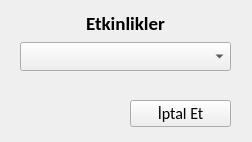
<?xml version="1.0" encoding="UTF-8"?>
<ui version="4.0">
 <class>Form</class>
 <widget class="QWidget" name="Form">
  <property name="geometry">
   <rect>
    <x>0</x>
    <y>0</y>
    <width>252</width>
    <height>142</height>
   </rect>
  </property>
  <property name="windowTitle">
   <string>İptal Et</string>
  </property>
  <widget class="QWidget" name="verticalLayoutWidget">
   <property name="geometry">
    <rect>
     <x>20</x>
     <y>10</y>
     <width>211</width>
     <height>61</height>
    </rect>
   </property>
   <layout class="QVBoxLayout" name="verticalLayout">
    <item>
     <widget class="QLabel" name="label">
      <property name="font">
       <font>
        <family>Calibri</family>
        <pointsize>14</pointsize>
        <weight>75</weight>
        <bold>true</bold>
       </font>
      </property>
      <property name="text">
       <string>Etkinlikler</string>
      </property>
      <property name="alignment">
       <set>Qt::AlignCenter</set>
      </property>
     </widget>
    </item>
    <item>
     <widget class="QComboBox" name="etkinlikBox">
      <property name="font">
       <font>
        <family>Calibri</family>
        <pointsize>12</pointsize>
       </font>
      </property>
     </widget>
    </item>
   </layout>
  </widget>
  <widget class="QPushButton" name="iptalButon">
   <property name="geometry">
    <rect>
     <x>130</x>
     <y>100</y>
     <width>101</width>
     <height>27</height>
    </rect>
   </property>
   <property name="font">
    <font>
     <family>Calibri</family>
     <pointsize>12</pointsize>
    </font>
   </property>
   <property name="text">
    <string>İptal Et</string>
   </property>
  </widget>
 </widget>
 <resources/>
 <connections/>
</ui>
